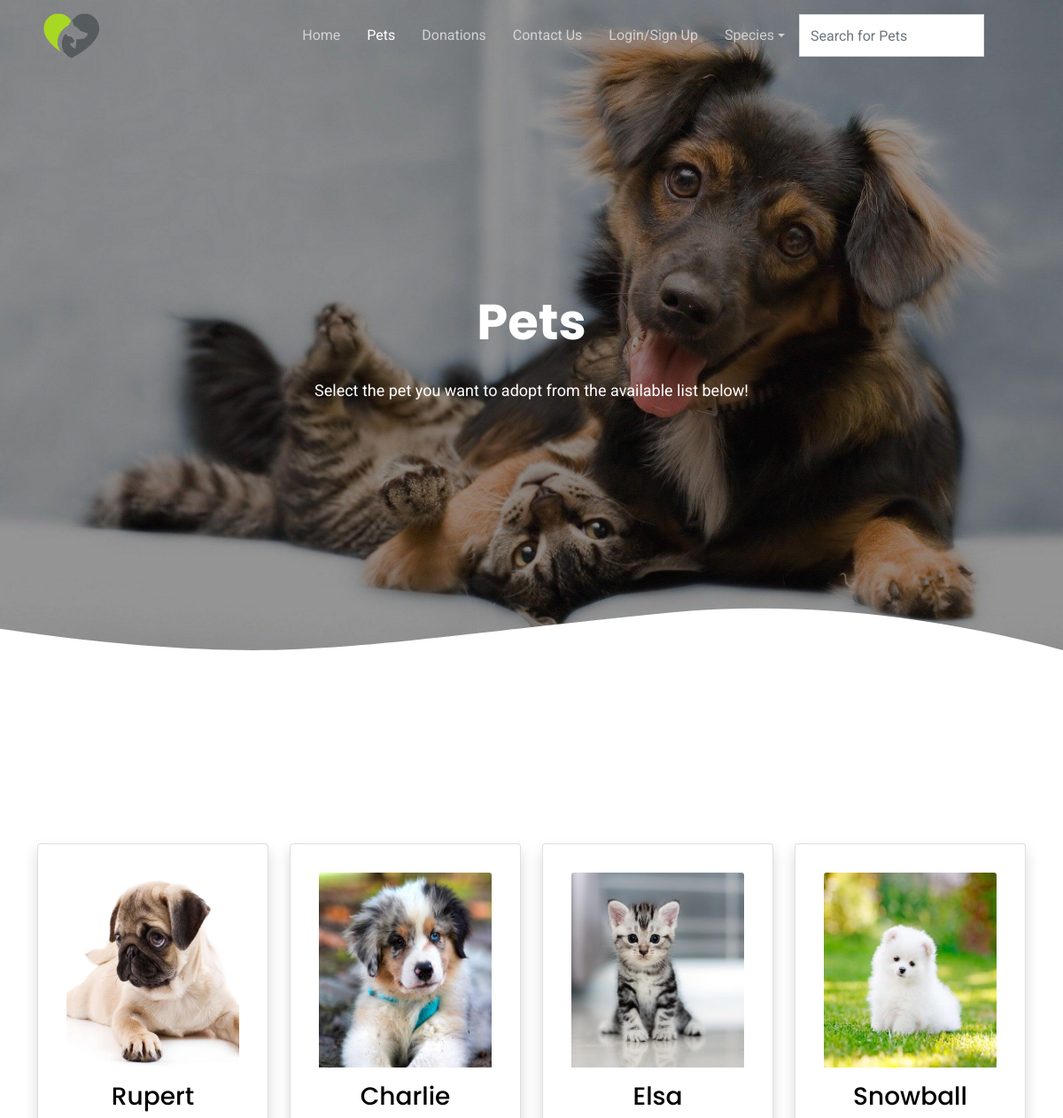
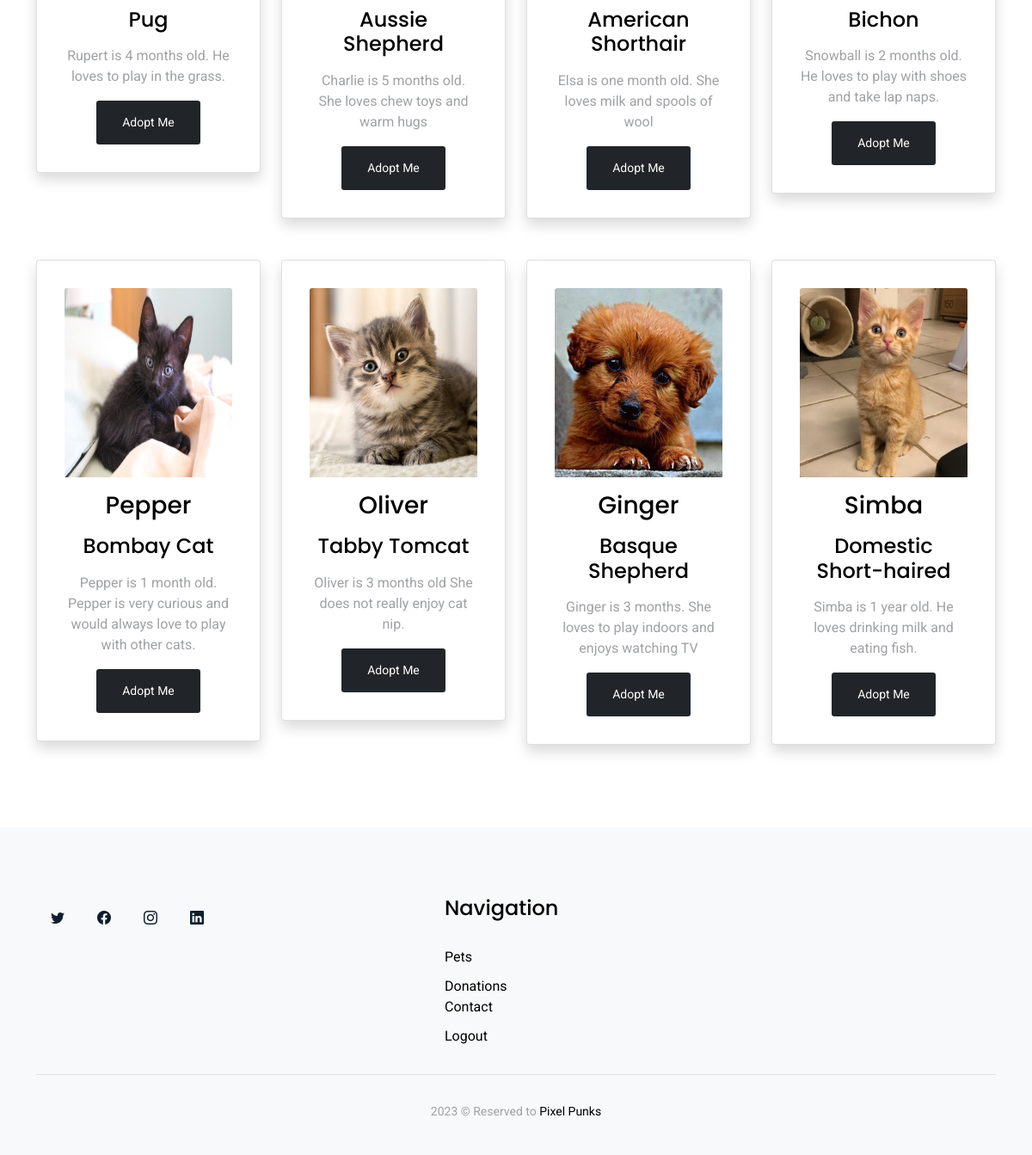
The app's page /pets.php with its own data (2 pictures, top to bottom).
### tables this page shows
CREATE TABLE `pets` (
  `id` int(11) NOT NULL,
  `image` varchar(250) NOT NULL,
  `petname` varchar(100) NOT NULL,
  `breed` varchar(100) NOT NULL,
  `description` varchar(300) NOT NULL,
  `spec_id` int(11) DEFAULT NULL
);

### pets.php (the view, shortened to what this page needs)
<!DOCTYPE html>
<html lang="en">
<head>
    <link href="assets/vendor/aos/aos.css" rel="stylesheet">
    <link href="assets/vendor/bootstrap/css/bootstrap.min.css" rel="stylesheet">
    <link href="assets/vendor/bootstrap-icons/bootstrap-icons.css" rel="stylesheet">
    <link href="assets/vendor/boxicons/css/boxicons.min.css" rel="stylesheet">
    <link href="assets/vendor/swiper/swiper-bundle.min.css" rel="stylesheet">
    <link href="assets/css/style.css" rel="stylesheet">
</head>
<body>
    <header id="header" class="fixed-top d-flex align-items-center">
        <div class="container d-flex justify-content-between align-items-center">
            <div class="logo">
                <h1><a href="index.php"><img src="assets/img/logo.png"></a></h1>
            </div>
            <nav id="navbar" class="navbar">
                <ul>
                    <li><a href="index.php">Home</a></li>
                    <li><a class="active " href="pets.php">Pets</a></li>
                    <li><a href="donations.php">Donations</a></li>
                    <li><a href="contact.php">Contact Us</a></li> <br>
          <?php
        if (isset($_SESSION['logged_in']) && $_SESSION['logged_in'] === true) {
            echo '<li><a href="logout.php">Log Out</a></li>';
        } else {
            echo '<li><a href="login.php">Login/Sign Up</a></li>';
        }
        ?>
                    <li class="dropdown">
                        <a href="#" class="dropdown-toggle" data-toggle="dropdown"> Species <span class="caret"></span></a>
                    </li>
                    <li class="input-group formoutline mx-3" style="width: 30vh;">
                        <form method="POST" action="search.php">
                            <div class="input-group">
                                <input type="text" class="form-control" id="navbar-search-input" name="keyword" placeholder="Search for Pets" required>
                            </div>
                        </form>
                    </li>
                </ul>
            </nav>
        </div>
    </header>
    <section class="hero-section" id="hero" style="max-height: 400px;">
        <div class="wave">
        </div>
        <div class="container">
            <div class="row align-items-center">
                <div class="col-12 hero-text-image">
                    <div class="row">
                        <div class="col-lg-12 text-center mb-5">
                            <h1 data-aos="fade-right">Pets</h1>
                            <p class="mb-5" data-aos="fade-right" data-aos-delay="100">Select the pet you want to adopt from the available list below!</p>
                        </div>
                    </div>
                </div>
            </div>
        </div>
    </section>
    <div class="container py-5">
        <div class="row mt-4">
            <?php
            $select = "SELECT * FROM pets";
            $con = mysqli_connect("localhost", "root", "", "pets_db");
            $result = $con->query($select);
            while ($row = $result->fetch_assoc()) : ?>
                <div class="col-md-3" id="myUl">
                    <div class="card shadow p-3 mb-5 bg-white">
                        <div class="card-body">
                            <img src="pets_img/<?php echo $row['image'] ?>" alt="" class="card-img-top mb-3" style="height: 220px;">
                            <h3 class="card-title text-center mb-3"><?php echo $row['petname'] ?></h3>
                            <h4 class="card-title text-center mb-3"><?php echo $row['breed'] ?></h4>
                            <p class="card-text text-center">
                                <?php echo $row['description'] ?>
                            </p>
                            <form method="POST" action="aforms.php">
                                <div class="text-center">
                                    <button type="submit" class="btn btn-dark btn-sm"> Adopt Me</a>
                                </div>
                            </form>
                        </div>
                    </div>
                </div>
            <?php endwhile; ?>
        </div>
    </div>
    <footer class="footer bg-light" role="contentinfo">
        <div class="container">
            <div class="row">
                <div class="col-md-4 mb-4 mb-md-0">
                    <p class="social">
                        <a href="#"><span class="bi bi-twitter"></span></a>
                        <a href="#"><span class="bi bi-facebook"></span></a>
                        <a href="#"><span class="bi bi-instagram"></span></a>
                        <a href="#"><span class="bi bi-linkedin"></span></a>
                    </p>
                </div>
                <div class="col-md-7 ms-auto">
                    <div class="row site-section pt-0">
                        <div class="col-md-4 mb-4 mb-md-0">
                            <h3>Navigation</h3>
                            <ul class="list-unstyled">
                                <li><a href="pets.php">Pets</a></li>
                                <l><a href="donations.php">Donations</a></l>
                                <li><a href="contact.php">Contact</a></li>
                                <li><a href="logout.php">Logout</a></li>
                            </ul>
                        </div>
                    </div>
                </div>
            </div>
            <hr class="dotted">
            <div class="row justify-content-center text-center   pt-3">
                <div class="col-md-7">
                    <p class="copyright"> 2023 &copy; Reserved to <a href="#">Pixel Punks</a>
                </div>
            </div>
    </footer>
</body>
</html>

### assets/css/style.css (style rules this page uses)
html { overflow-x: hidden; }
body { font-family: "Roboto", sans-serif; color: #9fa1a4; line-height: 1.5; }
a { color: #777; text-decoration: none; transition: 0.3s all ease; }
h1, h2, h3, h4, h5, h6, .font-heading { font-family: "Poppins", sans-serif; color: #000; }
.container { z-index: 2; position: relative; }
section { overflow: hidden; }
.btn { border: none; padding: 15px 30px !important; }
.form-control { height: 48px; border-radius: 0; border: 1px solid #dae0e5; }
#header { height: 80px; transition: all 0.5s; z-index: 997; transition: all 0.5s; }
#header .logo h1 { font-size: 28px; margin: 0; padding: 4px, 0; line-height: 1; font-weight: 500; }
#header .logo h1 a, #header .logo h1 a:hover { color: #fff; text-decoration: none; }
#header .logo img { padding: 0; margin: 0; max-height: 61px; }
.navbar { padding: 0; }
.navbar ul { margin: 0; padding: 0; display: flex; list-style: none; align-items: center; }
.navbar li { position: relative; }
.navbar a, .navbar a:focus { display: flex; align-items: center; justify-content: space-between; padding: 10px 0 10px 30px; font-size: 16px; font-weight: 400; color: rgba(255, 255, 255, 0.65); white-space: nowrap; transition: 0.3s; }
.navbar a:hover, .navbar .active, .navbar .active:focus, .navbar li:hover > a { color: #fff; }
.hero-section { background: linear-gradient(to right, rgba(8, 8, 8, 0.432) 0%, rgba(8, 8, 8, 0.432) 100%), url(../img/bg-5.jpg); position: relative; background-size: contain; background-repeat: no-repeat; }
.hero-section .wave { width: 100%; overflow: hidden; position: absolute; z-index: 1; bottom: -150px; }
.hero-section .wave svg { width: 100%; }
.hero-section, .hero-section > .container > .row { height: 100vh; min-height: 880px; }
.hero-section h1 { font-size: 3.5rem; color: #fff; font-weight: 700; margin-bottom: 30px; }
.hero-section p { font-size: 18px; color: #fff; }
.footer { padding: 5rem 0 2.5rem 0; }
.footer h3 { font-size: 1.5rem; margin-bottom: 30px; }
.footer ul li { margin-bottom: 10px; }
.footer a { color: #000; }
.footer .copyright { margin-bottom: 0px; }
.footer .copyright, .footer .credits { font-size: 14px; }
.social a { display: inline-block; width: 50px; height: 50px; border-radius: 50%; background: #f8f9fa; position: relative; text-align: center; transition: 0.3s background ease; color: #0d1e2d; line-height: 0; }
.social a span { display: inline-block; left: 50%; position: absolute; top: 50%; transform: translate(-50%, -50%); }

### records on screen
pets: image (picture), petname "Rupert", breed "Pug", description "Rupert is 4 months old. He loves to play in the grass."
pets: image (picture), petname "Charlie", breed "Aussie Shepherd", description "Charlie is 5 months old. She loves chew toys and warm hugs"
pets: image (picture), petname "Elsa", breed "American Shorthair", description "Elsa is one month old. She loves milk and spools of wool"
pets: image (picture), petname "Snowball", breed "Bichon", description "Snowball is 2 months old. He loves to play with shoes and take lap naps."
pets: image (picture), petname "Pepper", breed "Bombay Cat", description "Pepper is 1 month old. Pepper is very curious and would always love to play with other cats."
pets: image (picture), petname "Oliver", breed "Tabby Tomcat", description "Oliver is 3 months old She does not really enjoy cat nip."
pets: image (picture), petname "Ginger", breed "Basque Shepherd", description "Ginger is 3 months. She loves to play indoors and enjoys watching TV"
pets: image (picture), petname "Simba", breed "Domestic Short-haired", description "Simba is 1 year old. He loves drinking milk and eating fish."
